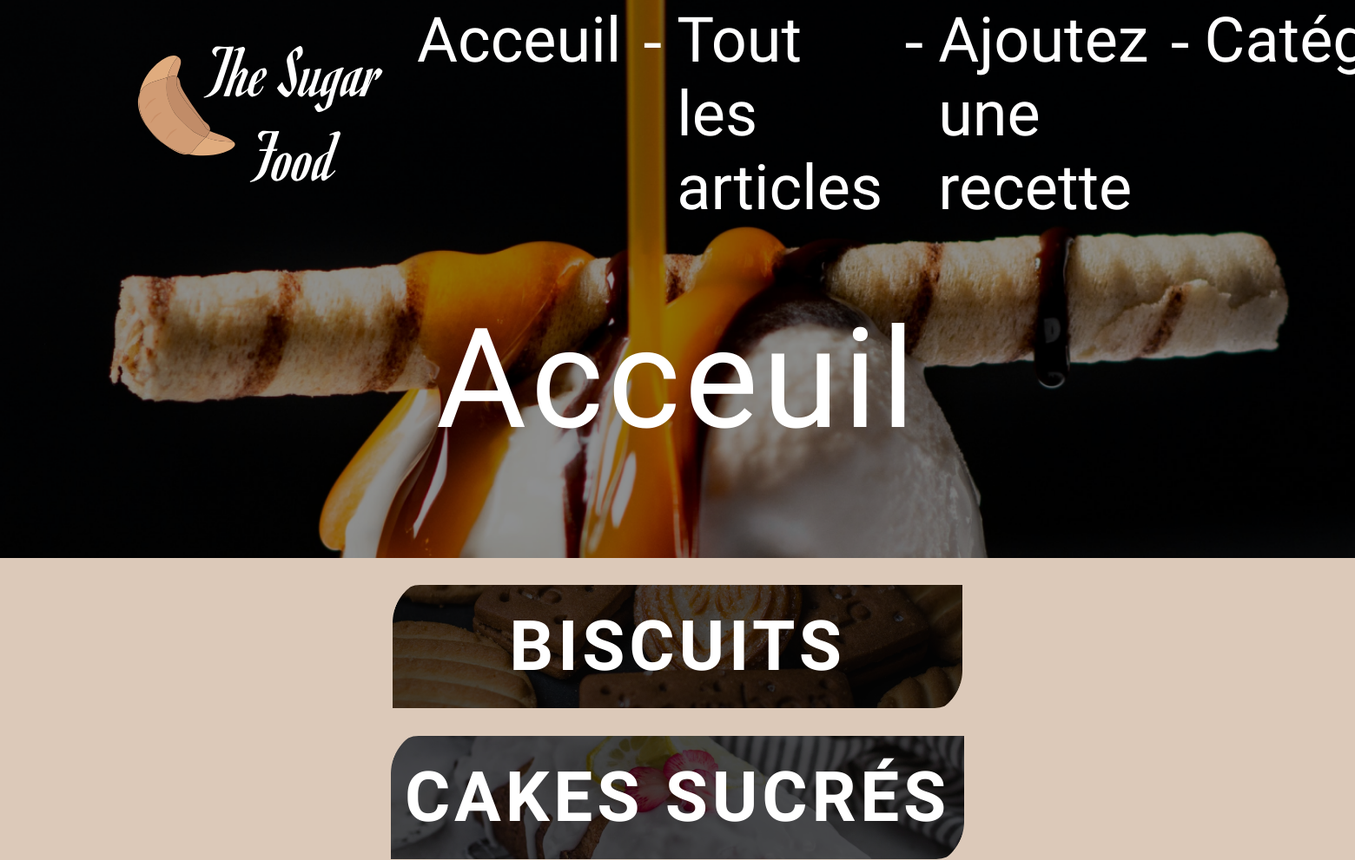
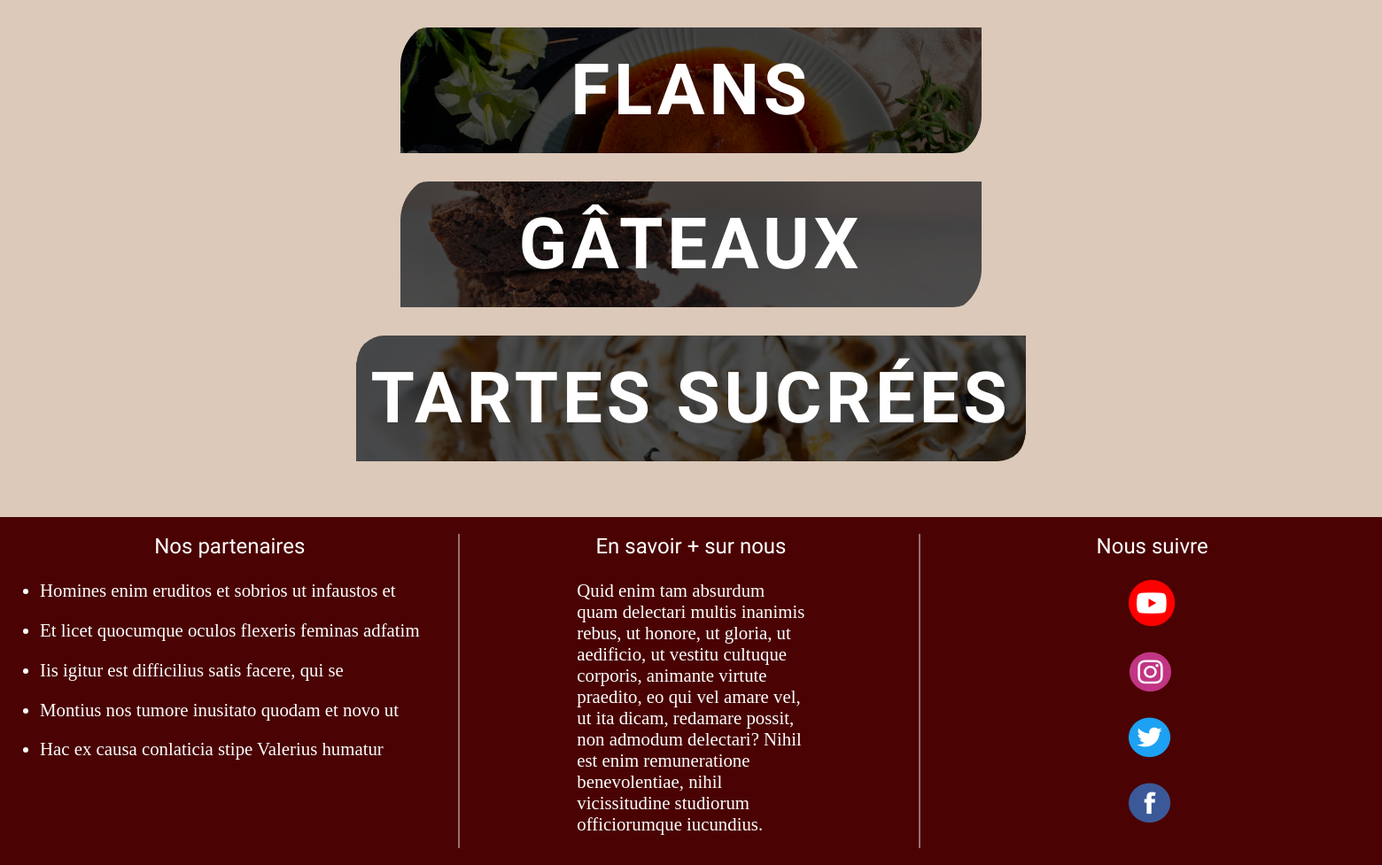
/categories.php, run on the app's committed database (2 pictures, top to bottom).
### tables this page shows
CREATE TABLE IF NOT EXISTS `categories` (
  `id_categorie` int(11) NOT NULL AUTO_INCREMENT,
  `nom_categorie` varchar(255) NOT NULL,
  `img_categorie` varchar(255) NOT NULL,
  PRIMARY KEY (`id_categorie`)
);

### categories.php (the view, shortened to what this page needs)
<?php
    require_once 'connect.php';
    $req = $db->query('SELECT * FROM `categories`', PDO::FETCH_ASSOC);
?>
    <ul id="list_categories">
<?php
    foreach($req as $categories) {
?>
        <li>
            <a href="../P2-OFP-BLOG/articles_categorie.php?id_categorie=<?=$categories['id_categorie']?>" style="background: center/cover no-repeat url('./views/assets/img/img_categorie/<?=$categories['img_categorie']?>')"><?=$categories['nom_categorie']?></a>
        </li>
<?php
    }
?>
    </ul>
<?php
$content = ob_get_clean();
   require '../P2-OFP-BLOG/views/template/template.php';

### views/template/template.php (shortened to what this page needs)
<!DOCTYPE html>
<html lang="fr">
<head>
    <link rel="stylesheet" href="../P2-OFP-BLOG/views/assets/css/style.css">
</head>
<body>
    <header>
        <div id="headerNav" class="displayFlex">
            <a href="index.php">
                <figure>
                    <img src="./views/assets/img/logo.svg" alt="Logo Sugar Food">
                </figure>
            </a>
            <nav class="displayFlex">
                <ul class="displayFlex">
                    <li><a href="../P2-OFP-BLOG/index.php">Acceuil</a></li>
                    <li><a href="../P2-OFP-BLOG/articles.php">Tout les articles</a></li>
                    <li><a href="../P2-OFP-BLOG/formulaire_recette.php">Ajoutez une recette</a></li>
                    <li><a href="../P2-OFP-BLOG/categories.php">Catégories</a></li>
                </ul>
            </nav>
        </div>
        <div id="headerTitle">
            <h1>Acceuil</h1>
        </div>
    </header>
    <main>
        <?= $content ?>
    </main>
    <footer>
        <div id="partenaires">
            <h3>Nos partenaires</h3>
            <ul>
                <li>Homines enim eruditos et sobrios ut infaustos et</li>
                <li>Et licet quocumque oculos flexeris feminas adfatim</li>
                <li>Iis igitur est difficilius satis facere, qui se</li>
                <li>Montius nos tumore inusitato quodam et novo ut</li>
                <li>Hac ex causa conlaticia stipe Valerius humatur</li>
            </ul>
        </div>
        <div id="histoire">
            <h3>En savoir + sur nous</h3>
            <p>Quid enim tam absurdum quam delectari multis inanimis rebus, ut honore, ut gloria, ut aedificio, ut vestitu cultuque corporis, animante virtute praedito, eo qui vel amare vel, ut ita dicam, redamare possit, non admodum delectari? Nihil est enim remuneratione benevolentiae, nihil vicissitudine studiorum officiorumque iucundius.</p>
        </div>
        <div id="follow">
            <h3>Nous suivre</h3>
            <ul>
                <li><a href="#"><img src="./views/assets/img/socialMedia/YouTube.png" alt=""></a></li>
                <li><a href="#"><img src="./views/assets/img/socialMedia/Instagram.png" alt=""></a></li>
                <li><a href="#"><img src="./views/assets/img/socialMedia/Twitter.png" alt=""></a></li>
                <li><a href="#"><img src="./views/assets/img/socialMedia/Facebook.png" alt=""></a></li>
            </ul>
        </div>
    </footer>
</body>
</html>

### views/assets/css/style.css (style rules this page uses)
* { margin: 0; padding: 0; }
.displayFlex { display: flex; }
header { background: center/cover no-repeat url(../img/headerBackground.png); color: #fff; }
#headerNav { margin: 0 5rem; justify-content: space-between; }
#headerNav > a > figure { width: 25rem; }
#headerNav > a > figure > img { width: 100%; }
nav { align-items: center; }
nav > ul > li { list-style: none; margin-right: 4rem; position: relative; }
nav > ul > li:last-child { margin-right: 5rem; }
nav > ul > li:first-child::after, nav > ul > li:nth-of-type(2)::after, nav > ul > li:nth-of-type(3)::after { position: absolute; top: 0%; right: -3rem; content: "-"; font-size: 4.5rem; font-weight: 500; }
nav > ul > li > a { font-family: 'Romanesco', cursive; font-size: 4.5rem; font-weight: 500; display: block; text-decoration: none; color: #fff; }
#headerTitle { margin-top: 5rem; text-align: center; }
#headerTitle > h1 { font-size: 10rem; font-weight: 400; letter-spacing: 0.3rem; font-family: 'Romanesco', cursive; padding-bottom: 7rem; }
main { background-color: #b58c6977; padding: 2% 10%; }
footer { padding: 1.2rem 0; display: flex; justify-content: space-around; color: #fff; background-color: #4A0202; }
footer > div > h3 { font-family: 'Rye'; font-size: 1.5rem; font-weight: 400; margin-bottom: 1.5rem; }
footer > div { display: flex; flex-direction: column; align-items: center; width: 33%; }
#partenaires, #histoire { border-right: 2px solid rgba(255, 255, 255, 0.432); }
#partenaires > ul > li { font-size: 1.3rem; margin-bottom: 1.3rem; }
#histoire > p { font-size: 1.3rem; display: block; width: 50%; }
#follow > ul > li { list-style: none; margin-bottom: 1.5rem; }
#list_categories li { text-align: center; font-size: 2rem; list-style: none; margin-bottom: 2rem; }
#list_categories a { text-transform: uppercase; font-weight: 700; padding: 1.5rem 1rem; min-width: 50%; display: inline-block; color: #fff; text-decoration: none; border-top-left-radius: 2rem; border-bottom-right-radius: 2rem; font-family: 'Romanesco', cursive; font-size: 5rem; letter-spacing: 0.3rem; }

### data on the page
categories: img_categorie (picture), nom_categorie "BISCUITS"
categories: img_categorie (picture), nom_categorie "CAKES SUCRÉS"
categories: img_categorie (picture), nom_categorie "FLANS"
categories: img_categorie (picture), nom_categorie "GÂTEAUX"
categories: img_categorie (picture), nom_categorie "TARTES SUCRÉES"
